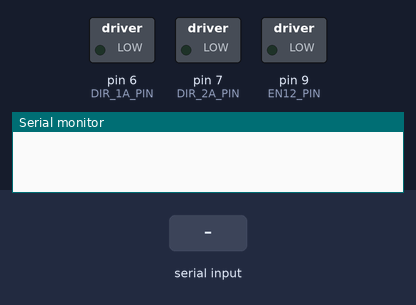
A sketch run on a simulated Arduino Uno, built with avr-gcc and run on an emulated ATmega328P. Shown: switched loads named in the sketch (green lamp = pin HIGH), the last lines printed to the serial monitor. The test bench sets the inputs (shaded band).

Above: at 1.2 s.
1.3 s: "2" received over the second serial link
At 1.45 s:
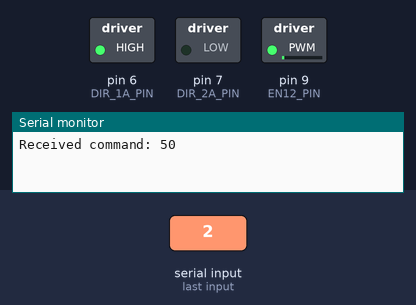
4.3 s: "1" received over the second serial link
At 5.3 s:
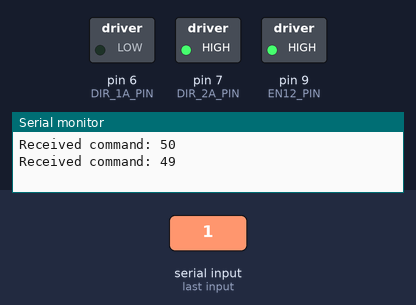
5.8 s: "0" received over the second serial link
At 6.3 s:
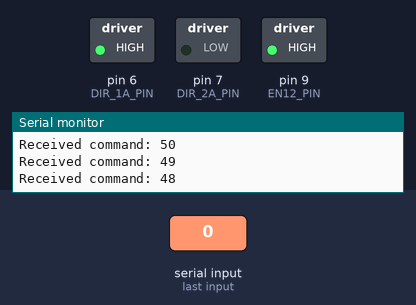
Timing chart, 0 to 8.8 s (numbered marks = the images above; inputs shaded):
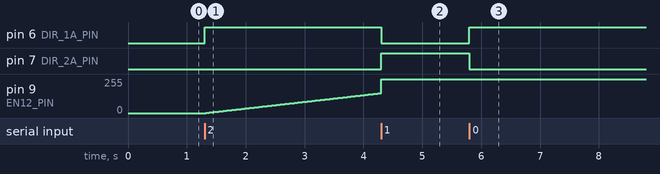

The sketch:

Slave.ino
```cpp
// // Slave
// #include <SoftwareSerial.h>
// SoftwareSerial BTSerial(10, 11);
// int command;
// // DC
// #define EN12_PIN 9
// #define DIR_1A_PIN 6
// #define DIR_2A_PIN 7

// void dc_motor(int output_1, int output_2, int speed, int delay_ms) {
//   digitalWrite(DIR_1A_PIN, output_1);
//   digitalWrite(DIR_2A_PIN, output_2);
//   analogWrite(EN12_PIN, speed);
//   delay(delay_ms);
// }

// void setup() {
//   //
//   BTSerial.begin(38400);
//   Serial.begin(9600);

//   pinMode(EN12_PIN, OUTPUT);
//   pinMode(DIR_1A_PIN, OUTPUT);
//   pinMode(DIR_2A_PIN, OUTPUT);
// }

// void loop() {
//   if (BTSerial.available()) {
//     command = BTSerial.read();
//     Serial.print("Received command: ");
//     Serial.println(command);
//     if (command == '0') {
//       dc_motor(HIGH, LOW, 255, 0);
//     } else if (command == '1') {
//       dc_motor(LOW, HIGH, 255, 0);
//     } else if (command == '2') {
//       dc_motor(LOW, HIGH, 0, 100);
//       dc_motor(LOW, HIGH, 55, 100);
//       dc_motor(LOW, HIGH, 100, 100);
//       dc_motor(LOW, HIGH, 155, 100);
//       dc_motor(LOW, HIGH, 255, 100);
//     } else if (command == '3') {
//       dc_motor(LOW, HIGH, 255, 100);
//       dc_motor(LOW, HIGH, 155, 100);
//       dc_motor(LOW, HIGH, 100, 100);
//       dc_motor(LOW, HIGH, 55, 100);
//       dc_motor(LOW, HIGH, 0, 100);
//     } else if (command == '4'){
//       dc_motor(LOW, HIGH, 255, 250);
//       dc_motor(HIGH, LOW, 255, 250);
//     }
//   }
//   dc_motor(LOW, LOW, 0, 1000);
// }


#include <SoftwareSerial.h>
SoftwareSerial BTSerial(10, 11);
int command;

// DC Motor Pins
#define EN12_PIN 9
#define DIR_1A_PIN 6
#define DIR_2A_PIN 7

void dc_motor(int output_1, int output_2, int speed, int delay_ms) {
  digitalWrite(DIR_1A_PIN, output_1);
  digitalWrite(DIR_2A_PIN, output_2);
  analogWrite(EN12_PIN, speed);
  delay(delay_ms);
}

void setup() {
  BTSerial.begin(38400);
  Serial.begin(9600);

  pinMode(EN12_PIN, OUTPUT);
  pinMode(DIR_1A_PIN, OUTPUT);
  pinMode(DIR_2A_PIN, OUTPUT);
}

void loop() {
  if (BTSerial.available()) {
    command = BTSerial.read();
    Serial.print("Received command: ");
    Serial.println(command);

    if (command == '0') {  // Chạy liên tục xuôi
      while (true) {
        dc_motor(HIGH, LOW, 255, 10);  // chạy với tốc độ tối đa
        if (BTSerial.available()) break; // Thoát nếu nhận được lệnh mới
      }
    }
    else if (command == '1') {  // Chạy liên tục ngược
      while (true) {
        dc_motor(LOW, HIGH, 255, 10);  // chạy ngược với tốc độ tối đa
        if (BTSerial.available()) break; // Thoát nếu nhận được lệnh mới
      }
    }
    else if (command == '2') {  // Tăng tốc dần
      for (int speed = 0; speed <= 255; speed++) {
        dc_motor(HIGH, LOW, speed, 20);  // Tăng tốc dần
        if (BTSerial.available()) break; // Thoát nếu nhận được lệnh mới
      }
    }
    else if (command == '3') {  // Giảm tốc dần
      for (int speed = 255; speed >= 0; speed--) {
        dc_motor(HIGH, LOW, speed, 20);  // Giảm tốc dần
        if (BTSerial.available()) break; // Thoát nếu nhận được lệnh mới
      }
    }
    else if (command == '4') {  // Lệnh tắt động cơ
      dc_motor(LOW, LOW, 0, 0);  // Tắt động cơ
    }
  }
}
```

Measured:
- after the input at 1.3 s, pin 6 (DIR_1A_PIN): LOW → HIGH at once; pin 9 (EN12_PIN): moves from 0/255 to 149/255 over 3.0 s, starting at once
- after the input at 4.3 s, pin 6 (DIR_1A_PIN): HIGH → LOW at once; pin 7 (DIR_2A_PIN): LOW → HIGH at once
- after the input at 5.8 s, pin 6 (DIR_1A_PIN): LOW → HIGH at once; pin 7 (DIR_2A_PIN): HIGH → LOW at once
